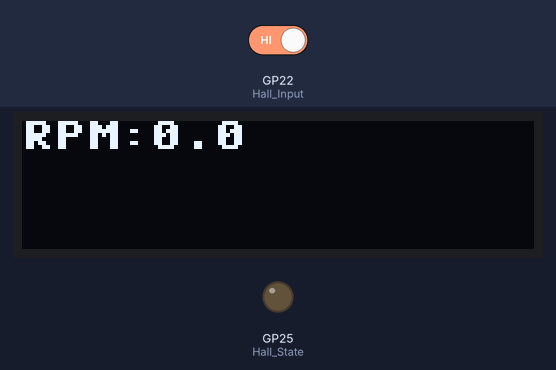
The program below on a simulated Raspberry Pi Pico running MicroPython. Shown: 128×32 one-colour display, output pins drawn as LEDs (lit = HIGH). The test bench sets the inputs (shaded band); at power-on: GP22 (Hall_Input) HIGH. Library files of the repository ran but are not shown: ssd1306.py; what the program prints to the serial console is not drawn.

Above: at 1.2 s.
1.3 s: GP22 (Hall_Input) driven LOW
At 2.3 s:
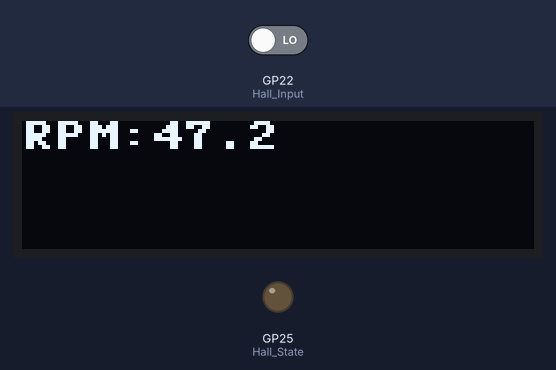
Timing chart, 0 to 4.3 s (numbered marks = the images above; inputs shaded):
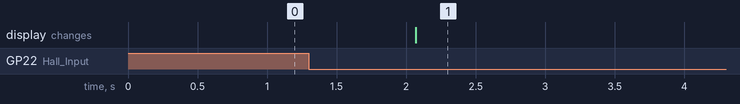

Measured:
- after the input at 1.3 s, the display: changes after 0.77 s (image 1)

The program:

picotach.py
```python
import machine
import time
from time import sleep

from machine import Pin, I2C

# NOTE I manually loaded ssd1306.py to PICO since Thonny on Windows
# could not load it from pypi for some reason.  I did try this with
# PI4 and Thonny and installed ssd1306.py automatically and properly
from ssd1306 import SSD1306_I2C

#Create an output to use the onboard LED to indicate state of Sensor
Hall_State = machine.Pin(25,machine.Pin.OUT) #use on board LED

# Create an 'object' for our Hall Effect Sensor
# When sensor is near magnet, signal is pulled to zero volts
Hall_Input = machine.Pin(22,machine.Pin.IN,machine.Pin.PULL_UP)


i2c=I2C(0,sda=Pin(0), scl=Pin(1), freq=400000)
oled = SSD1306_I2C(128, 32, i2c)

oled.fill(0)
t_st = "Tachometer"
oled.text(t_st, 0, 0)
# oled.text("Howard", 0, 8)
oled.show()

# For calculating the RPM
RPM=0
last = time.ticks_us()
this = time.ticks_us()

#def Hall_CB(pin):
#  global RPM, this, last
#  if (pin.value() == 1):
#    print("CB Off")
#  elif (pin.value() == 0):
#    print("CB On")
#  else:
#    print("CB", pin)


def rpm_calc_CB(pin):
  global RPM, this, last
  this = time.ticks_us()
  # print("this=", this, "last=" ,last, "this-last", (this-last))
  # convert to seconds as part of calculation
  diff = time.ticks_diff(this, last) # Handles roll over
  RPM = (1/((diff)/1000000))*60
  print("RPM = %.1f" % RPM)
  last = this

Hall_Input.irq(rpm_calc_CB, Hall_Input.IRQ_FALLING)

# Pb_Switch = machine.Pin(22,machine.Pin.IN,machine.Pin.PULL_UP)

print("Ready, Set, Go!")
while True:                     # Run an endless loop - Typical main loop
  oled.fill(0)
  rpm = str(float(RPM))
  i, p, d = rpm.partition('.')
  n=1 # Show only first digit after .
  rpm = '.'.join([i, (d+'0'*n)[:n]])
  rpm = "RPM:"+rpm
  # print(rpm, i, p, d)
  oled.text(rpm, 0, 0)
  # oled.text("Howard", 0, 8)
  oled.show()
  sleep(1)                   # Slow things down to see states
```
